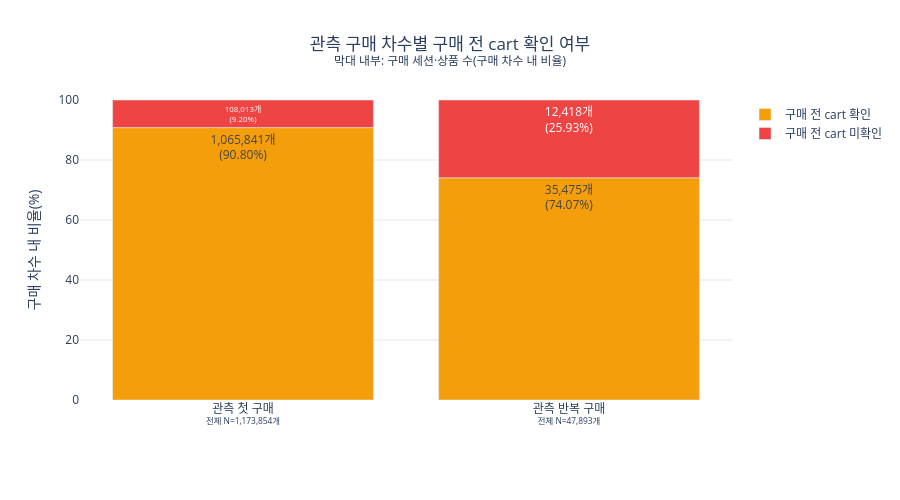

Notebook code cell kept with this figure:
### Code cell
cart_chart_data = cart_by_purchase_order.copy()
cart_chart_data['표시라벨'] = cart_chart_data.apply(
    lambda row: f"{int(row['구매_세션상품수']):,}개<br>({row['구매차수내_비율_pct']:.2f}%)", axis=1
)
cart_order_totals = cart_chart_data.groupby('구매차수')['구매_세션상품수'].sum()

fig = px.bar(
    cart_chart_data,
    x='구매차수',
    y='구매차수내_비율_pct',
    color='구매전_cart구분',
    text='표시라벨',
    custom_data=['구매_세션상품수'],
    category_orders={
        '구매차수': ['관측 첫 구매', '관측 반복 구매'],
        '구매전_cart구분': ['구매 전 cart 확인', '구매 전 cart 미확인'],
    },
    color_discrete_map={
        '구매 전 cart 확인': color_map['cart'],
        '구매 전 cart 미확인': '#EF4444',
    },
    title=(
        '관측 구매 차수별 구매 전 cart 확인 여부<br>'
        '<sup>막대 내부: 구매 세션·상품 수(구매 차수 내 비율)</sup>'
    ),
)
fig.update_traces(
    texttemplate='%{text}',
    textposition='inside',
    hovertemplate='%{x} · %{fullData.name}<br>%{y:.2f}%<br>%{customdata[0]:,.0f}개<extra></extra>',
)
fig.update_layout(
    title_x=0.5,
    yaxis_title='구매 차수 내 비율(%)',
    xaxis_title='',
    yaxis_range=[0, 100],
    plot_bgcolor='white',
    legend_title_text='',
    height=500,
    margin=dict(t=100, b=100),
)
fig.update_xaxes(
    tickmode='array',
    tickvals=['관측 첫 구매', '관측 반복 구매'],
    ticktext=[
        f'{label}<br><sup>전체 N={int(cart_order_totals[label]):,}개</sup>'
        for label in ['관측 첫 구매', '관측 반복 구매']
    ],
)
fig.update_yaxes(gridcolor='#E5E7EB')
fig.show()

### Figure 1 — Plotly figure (JSON) as saved in the notebook; plotly's stock layout.template omitted (floating-point values rounded to 4 significant figures)
{"data": [{"customdata": [[35475], [1065841]], "hovertemplate": "%{x} · %{fullData.name}<br>%{y:.2f}%<br>%{customdata[0]:,.0f}개<extra></extra>", "legendgroup": "구매 전 cart 확인", "marker": {"color": "#F59E0B", "pattern": {"shape": ""}}, "name": "구매 전 cart 확인", "orientation": "v", "showlegend": true, "text": ["35,475개<br>(74.07%)", "1,065,841개<br>(90.80%)"], "textposition": "inside", "texttemplate": "%{text}", "type": "bar", "x": ["관측 반복 구매", "관측 첫 구매"], "xaxis": "x", "y": [74.07, 90.8], "yaxis": "y"}, {"customdata": [[12418], [108013]], "hovertemplate": "%{x} · %{fullData.name}<br>%{y:.2f}%<br>%{customdata[0]:,.0f}개<extra></extra>", "legendgroup": "구매 전 cart 미확인", "marker": {"color": "#EF4444", "pattern": {"shape": ""}}, "name": "구매 전 cart 미확인", "orientation": "v", "showlegend": true, "text": ["12,418개<br>(25.93%)", "108,013개<br>(9.20%)"], "textposition": "inside", "texttemplate": "%{text}", "type": "bar", "x": ["관측 반복 구매", "관측 첫 구매"], "xaxis": "x", "y": [25.93, 9.202], "yaxis": "y"}], "layout": {"barmode": "relative", "height": 500, "legend": {"title": {"text": ""}, "tracegroupgap": 0}, "margin": {"b": 100, "t": 100}, "plot_bgcolor": "white", "title": {"text": "관측 구매 차수별 구매 전 cart 확인 여부<br><sup>막대 내부: 구매 세션·상품 수(구매 차수 내 비율)</sup>", "x": 0.5}, "xaxis": {"anchor": "y", "categoryarray": ["관측 첫 구매", "관측 반복 구매"], "categoryorder": "array", "domain": [0, 1], "tickmode": "array", "ticktext": ["관측 첫 구매<br><sup>전체 N=1,173,854개</sup>", "관측 반복 구매<br><sup>전체 N=47,893개</sup>"], "tickvals": ["관측 첫 구매", "관측 반복 구매"], "title": {"text": ""}}, "yaxis": {"anchor": "x", "domain": [0, 1], "gridcolor": "#E5E7EB", "range": [0, 100], "title": {"text": "구매 차수 내 비율(%)"}}}}
